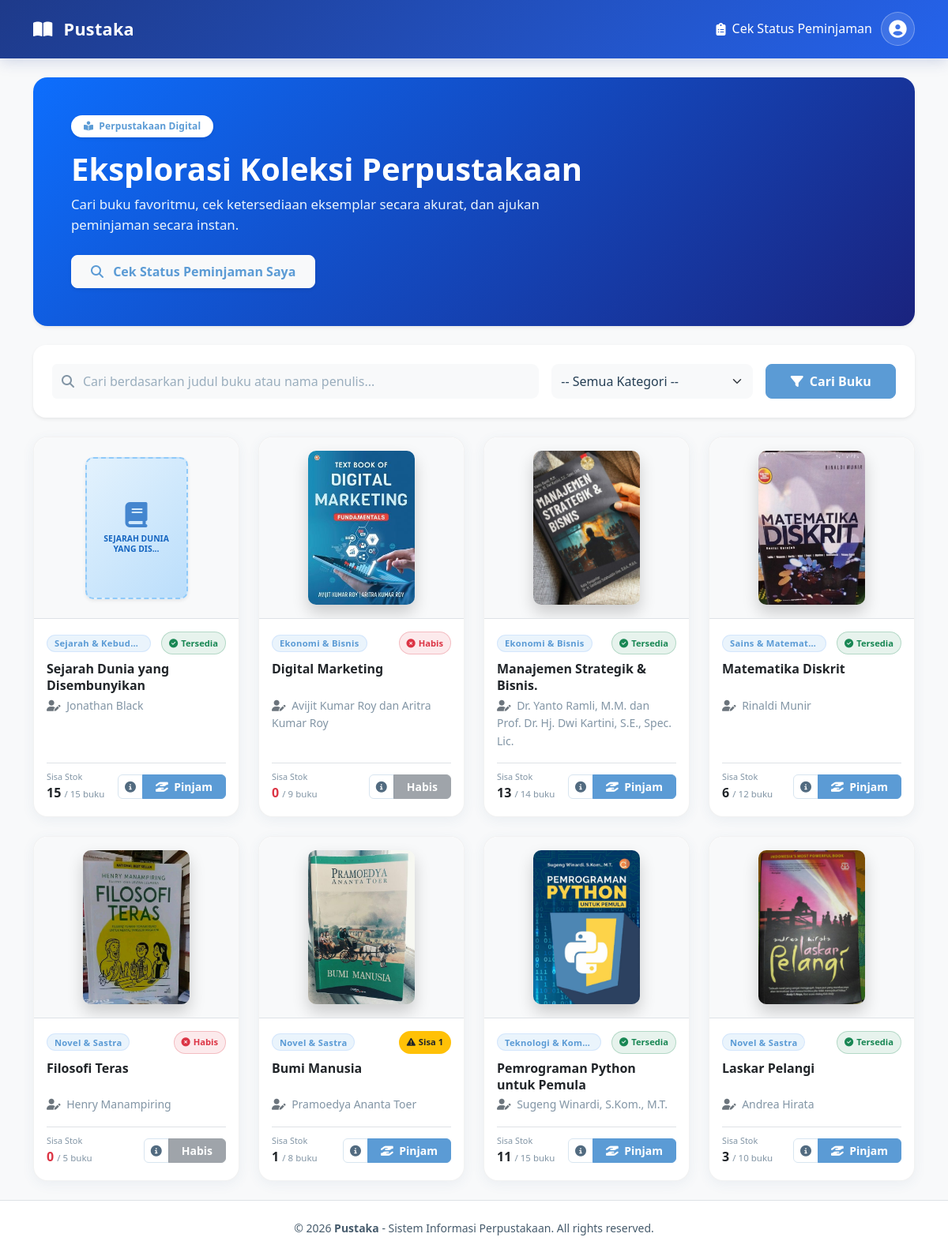
The page / on the database its author committed.
### tables this page shows
CREATE TABLE `buku` (
  `id_buku` int(11) NOT NULL,
  `id_kategori` int(11) NOT NULL,
  `judul_buku` varchar(255) NOT NULL,
  `penulis` varchar(150) NOT NULL,
  `penerbit` varchar(150) DEFAULT NULL,
  `cover_buku` varchar(255) DEFAULT 'cover-default.jpg',
  `stok_total` int(11) NOT NULL DEFAULT 1,
  `stok_tersedia` int(11) NOT NULL DEFAULT 1,
  `created_at` timestamp NOT NULL DEFAULT current_timestamp(),
  `gambar` varchar(255) DEFAULT NULL
);

CREATE TABLE `kategori` (
  `id_kategori` int(11) NOT NULL,
  `nama_kategori` varchar(100) NOT NULL,
  `created_at` timestamp NOT NULL DEFAULT current_timestamp()
);

### index.php (the view, shortened to what this page needs)
<?php
require_once 'config/database.php';
$search      = trim($_GET['search'] ?? '');
$sql = "
    SELECT b.*, k.nama_kategori
    FROM buku b
    JOIN kategori k ON b.id_kategori = k.id_kategori
    WHERE 1=1
";
$params = [];
$sql .= " ORDER BY b.id_buku DESC";
$stmtBuku = $pdo->prepare($sql);
$stmtBuku->execute($params);
$listBuku = $stmtBuku->fetchAll();
include_once 'includes/header.php';
?>
<main class="container my-4">
    <div class="hero-banner p-4 p-md-5 mb-4 text-white shadow-sm position-relative overflow-hidden">
        <div class="row align-items-center position-relative" style="z-index: 2;">
            <div class="col-md-8">
                <span class="badge bg-white text-primary px-3 py-2 rounded-pill fw-bold mb-3 shadow-sm">
                    <i class="fas fa-book-open-reader me-1"></i> Perpustakaan Digital
                </span>
                <h1 class="display-6 fw-bold mb-2">Eksplorasi Koleksi Perpustakaan</h1>
                <p class="lead mb-4 opacity-90" style="font-size: 1.05rem;">Cari buku favoritmu, cek ketersediaan eksemplar secara akurat, dan ajukan peminjaman secara instan.</p>
                <a href="cek_status.php" class="btn btn-light text-primary fw-bold px-4 py-2 rounded-3 shadow-sm">
                    <i class="fas fa-search me-2"></i> Cek Status Peminjaman Saya
                </a>
            </div>
            <div class="col-md-4 text-center d-none d-md-block opacity-25">
            </div>
        </div>
    </div>
    <div class="card shadow-sm border-0 rounded-4 mb-4">
        <div class="card-body p-3 p-md-4">
            <form method="GET" action="index.php" class="row g-3">
                <div class="col-md-7">
                    <div class="input-group">
                        <span class="input-group-text bg-light border-0"><i class="fas fa-search text-muted"></i></span>
                        <input type="text" name="search" class="form-control bg-light border-0 ps-0" placeholder="Cari berdasarkan judul buku atau nama penulis..." value="<?= htmlspecialchars($search); ?>">
                    </div>
                </div>
                <div class="col-md-3">
                    <select name="kategori" class="form-select bg-light border-0">
                        <option value="0">-- Semua Kategori --</option>
                    </select>
                </div>
                <div class="col-md-2 d-grid">
                    <button type="submit" class="btn btn-primary rounded-3 fw-semibold">
                        <i class="fas fa-filter me-1"></i> Cari Buku
                    </button>
                </div>
            </form>
        </div>
    </div>
    <div class="row row-cols-1 row-cols-sm-2 row-cols-md-3 row-cols-lg-4 g-4">
        <?php if (empty($listBuku)): ?>
            <div class="col-12 w-100">
                <div class="text-center py-5 bg-white rounded-4 border">
                    <i class="fas fa-book-skull fa-3x text-muted mb-3 opacity-50"></i>
                    <h5 class="fw-semibold text-secondary">Buku Tidak Ditemukan</h5>
                    <p class="text-muted small">Coba cari dengan kata kunci lain atau pilih kategori yang berbeda.</p>
                </div>
            </div>
        <?php else: ?>
            <?php foreach ($listBuku as $buku): ?>
                <?php
                    $imgPath = '';
                    if (!empty($buku['gambar'])) {
                        if (filter_var($buku['gambar'], FILTER_VALIDATE_URL)) {
                            $imgPath = $buku['gambar'];
                        } elseif (file_exists('assets/uploads/' . $buku['gambar'])) {
                            $imgPath = 'assets/uploads/' . $buku['gambar'];
                        }
                    }
                    $stokTersedia = (int)$buku['stok_tersedia'];
                    $stokTotal    = (int)$buku['stok_total'];
                ?>
                <div class="col">
                    <div class="card h-100 book-card shadow-sm overflow-hidden">
                        <div class="cover-wrapper border-bottom">
                            <?php if (!empty($imgPath)): ?>
                                <img src="<?= htmlspecialchars($imgPath); ?>" alt="Cover <?= htmlspecialchars($buku['judul_buku']); ?>" class="cover-img">
                            <?php else: ?>
                                <div class="cover-placeholder shadow-sm">
                                    <i class="fas fa-book fa-2x mb-2 opacity-75"></i>
                                    <small class="fw-bold lh-sm text-uppercase" style="font-size: 0.65rem;">
                                        <?= htmlspecialchars(mb_strimwidth($buku['judul_buku'], 0, 25, '...')); ?>
                                    </small>
                                </div>
                            <?php endif; ?>
                        </div>
                        <div class="card-body d-flex flex-column p-3">
                            <div class="d-flex justify-content-between align-items-center mb-2">
                                <span class="badge bg-primary bg-opacity-10 text-primary border border-primary border-opacity-10 rounded-pill badge-category text-truncate" style="max-width: 58%;">
                                    <?= htmlspecialchars($buku['nama_kategori']); ?>
                                </span>
                                <?php if ($stokTersedia > 2): ?>
                                    <span class="badge-status bg-success bg-opacity-10 text-success border border-success border-opacity-25">
                                        <i class="fas fa-circle-check me-1"></i>Tersedia
                                    </span>
                                <?php elseif ($stokTersedia > 0): ?>
                                    <span class="badge-status bg-warning bg-opacity-15 text-dark border border-warning border-opacity-50">
                                        <i class="fas fa-triangle-exclamation me-1"></i>Sisa <?= $stokTersedia; ?>
                                    </span>
                                <?php else: ?>
                                    <span class="badge-status bg-danger bg-opacity-10 text-danger border border-danger border-opacity-25">
                                        <i class="fas fa-circle-xmark me-1"></i>Habis
                                    </span>
                                <?php endif; ?>
                            </div>
                            <h6 class="card-title fw-bold text-dark mb-1 text-truncate-2" style="min-height: 2.6rem; line-height: 1.3;" title="<?= htmlspecialchars($buku['judul_buku']); ?>">
                                <?= htmlspecialchars($buku['judul_buku']); ?>
                            </h6>
                            <p class="card-text text-muted small mb-3">
                                <i class="fas fa-user-pen me-1 text-secondary"></i> <?= htmlspecialchars($buku['penulis']); ?>
                            </p>
                            <div class="mt-auto pt-2 border-top d-flex justify-content-between align-items-center">
                                <div>
                                    <span class="text-muted d-block" style="font-size: 0.68rem;">Sisa Stok</span>
                                    <span class="fw-bold fs-6 <?= $stokTersedia > 0 ? 'text-dark' : 'text-danger'; ?>">
                                        <?= $stokTersedia; ?> <span class="text-muted fw-normal" style="font-size: 0.72rem;">/ <?= $stokTotal; ?> buku</span>
                                    </span>
                                </div>
                                <div class="btn-group">
                                    <a href="detail_buku.php?id=<?= $buku['id_buku']; ?>" class="btn btn-sm btn-outline-secondary rounded-start-2" title="Detail Buku">
                                        <i class="fas fa-info-circle"></i>
                                    </a>
                                    <?php if ($stokTersedia > 0): ?>
                                        <button type="button"
                                                class="btn btn-sm btn-primary px-3 rounded-end-2 fw-semibold"
                                                data-bs-toggle="modal"
                                                data-bs-target="#modalPinjamUniversal"
                                                data-id="<?= $buku['id_buku']; ?>"
                                                data-judul="<?= htmlspecialchars($buku['judul_buku']); ?>">
                                            <i class="fas fa-hand-holding-hand me-1"></i> Pinjam
                                        </button>
                                    <?php else: ?>
                                        <button class="btn btn-sm btn-secondary px-3 rounded-end-2" disabled>Habis</button>
                                    <?php endif; ?>
                                </div>
                            </div>
                        </div>
                    </div>
                </div>
            <?php endforeach; ?>
        <?php endif; ?>
    </div>
</main>
<?php
include_once 'includes/footer.php';
?>

### includes/header.php (shortened to what this page needs)
<!DOCTYPE html>
<html lang="id">
<head>
    <link href="https://cdn.jsdelivr.net/npm/bootstrap@5.3.0/dist/css/bootstrap.min.css" rel="stylesheet">
    <link rel="stylesheet" href="https://cdnjs.cloudflare.com/ajax/libs/font-awesome/6.4.0/css/all.min.css">
    <link rel="stylesheet" href="assets/css/style.css">
</head>
<body class="bg-light d-flex flex-column min-vh-100">
    <nav class="navbar navbar-expand-lg navbar-dark navbar-modern">
        <div class="container">
            <a class="navbar-brand" href="index.php">
                <i class="fas fa-book-open me-2"></i>
                Pustaka
            </a>
            <div class="collapse navbar-collapse" id="navbarNav">
                <ul class="navbar-nav ms-auto align-items-lg-center">
                    <li class="nav-item">
                        <a class="nav-link" href="cek_status.php">
                            <i class="fas fa-clipboard-list"></i>
                            Cek Status Peminjaman
                        </a>
                    </li>
                    <li class="nav-item">
                        <a
                            href="admin/login.php"
                            class="btn-profile"
                            title="Login Admin"
                            aria-label="Login Admin"
                        >
                            <i class="fas fa-user-circle"></i>
                        </a>
                    </li>
                </ul>
            </div>
        </div>
    </nav>
    <main class="flex-grow-1">

### includes/footer.php (shortened to what this page needs)
    <footer class="mt-auto py-4 bg-white border-top">
        <div class="container text-center text-muted small">
            <p class="mb-0">&copy; <?= date('Y'); ?> <strong>Pustaka</strong> - Sistem Informasi Perpustakaan. All rights reserved.</p>
        </div>
    </footer>
</body>
</html>

### assets/css/style.css (style rules this page uses)
:root { --primary-color: #5B9BD5; --primary-hover: #3D7FBA; --primary-soft: #EAF4FC; --dark-color: #263F55; --text-color: #465B6C; --muted-color: #8295A5; --light-bg: #F3F8FC; --white-color: #ffffff; --border-color: #DFEAF3; --card-radius: 16px; --card-shadow: 0 4px 16px rgba(55, 100, 140, 0.07); --card-hover-shadow: 0 12px 28px rgba(55, 100, 140, 0.13); --transition: all 0.25s ease; }
html { scroll-behavior: smooth; }
body { font-family: 'Segoe UI', Tahoma, Geneva, Verdana, sans-serif; background-color: var(--light-bg); color: var(--text-color); display: flex; flex-direction: column; min-height: 100vh; line-height: 1.6; -webkit-font-smoothing: antialiased; }
main { flex: 1 0 auto; }
footer { margin-top: auto; }
h1, h2, h3, h4, h5, h6 { color: var(--dark-color); font-weight: 700; line-height: 1.35; }
p { color: var(--text-color); }
.text-muted { color: var(--muted-color) !important; }
.navbar { background: linear-gradient(90deg, #6CAFE5, #438BD0); box-shadow: 0 3px 14px rgba(55, 100, 140, 0.15); }
.navbar-brand { color: #ffffff !important; font-weight: 750; letter-spacing: 0.2px; }
.navbar .nav-link { color: #ffffff !important; transition: var(--transition); }
.btn { border-radius: 9px; font-weight: 600; transition: var(--transition); }
.btn-primary { background-color: var(--primary-color); border-color: var(--primary-color); color: #ffffff; }
.btn-outline-secondary { border-color: #D8E5F0; color: #526B80; }
.card { background-color: var(--white-color); border: 1px solid var(--border-color); border-radius: var(--card-radius); box-shadow: var(--card-shadow); transition: transform 0.25s ease, box-shadow 0.25s ease, border-color 0.25s ease; overflow: hidden; }
.book-card { height: 100%; border: 1px solid var(--border-color) !important; border-radius: var(--card-radius) !important; background-color: var(--white-color); box-shadow: var(--card-shadow) !important; overflow: hidden; }
.book-card .card-body { padding: 18px; }
.book-card .card-title { color: var(--dark-color); font-weight: 700; }
.book-card .card-text { color: var(--muted-color); }
.book-card img { transition: transform 0.3s ease; }
.badge { font-weight: 600; padding: 0.5em 0.75em; letter-spacing: 0.1px; }
.bg-primary { background-color: var(--primary-color) !important; }
.bg-primary.bg-opacity-10 { background-color: var(--primary-soft) !important; }
.text-primary { color: var(--primary-color) !important; }
.form-control, .form-select { color: var(--dark-color); border: 1px solid #D7E5F0; border-radius: 9px; min-height: 44px; transition: var(--transition); }
.form-control::placeholder { color: #9AAEBE; }
.input-group-text { border-color: #D7E5F0; background-color: #F5F9FD; }
a { transition: color 0.2s ease; }
a:not(.btn) { text-underline-offset: 3px; }
.hero h1, .hero-section h1, .hero-banner h1, .hero-content h1, .banner h1 { color: #ffffff !important; }
.hero p, .hero-section p, .hero-banner p, .hero-content p, .banner p { color: #EAF4FC; }

### includes/header.php (style rules this page uses)
.navbar-modern { position: relative; z-index: 1050; background: linear-gradient(135deg, #1e3a8a, #2563eb); box-shadow: 0 4px 18px rgba(30, 58, 138, 0.18); padding: 14px 0; }
.navbar-modern .navbar-brand { color: #fff; font-size: 1.35rem; font-weight: 700; letter-spacing: .3px; }
.navbar-modern .navbar-collapse { position: relative; z-index: 1051; }
.navbar-modern .navbar-nav, .navbar-modern .nav-item, .navbar-modern .nav-link { position: relative; z-index: 1052; pointer-events: auto; }
.navbar-modern .nav-link { display: inline-flex; align-items: center; gap: 8px; color: rgba(255, 255, 255, .85); padding: 10px 14px; margin: 0 3px; border-radius: 10px; font-weight: 500; transition: all .25s ease; cursor: pointer; }
.navbar-modern .btn-profile { display: inline-flex; align-items: center; justify-content: center; width: 43px; height: 43px; padding: 0; border-radius: 50%; background: rgba(255, 255, 255, .12); color: #fff; border: 1px solid rgba(255, 255, 255, .3); font-size: 1.4rem; text-decoration: none; transition: all .25s ease; }

### rows shown on the page
buku: judul_buku "SEJARAH DUNIA YANG DIS...", id_kategori.nama_kategori "Sejarah & Kebud…", shows "Tersedia", judul_buku "Sejarah Dunia yang Disembunyikan", penulis "Jonathan Black", stok_tersedia "15", stok_total "15"
buku: gambar (picture), id_kategori.nama_kategori "Ekonomi & Bisnis", shows "Habis", judul_buku "Digital Marketing", penulis "Avijit Kumar Roy dan Aritra Kumar Roy", stok_tersedia "0", stok_total "9"
buku: gambar (picture), id_kategori.nama_kategori "Ekonomi & Bisnis", shows "Tersedia", judul_buku "Manajemen Strategik & Bisnis.", penulis "Dr. Yanto Ramli, M.M. dan Prof. Dr. Hj. Dwi Kartini, S.E., Spec. Lic.", stok_tersedia "13", stok_total "14"
buku: gambar (picture), id_kategori.nama_kategori "Sains & Matemat…", shows "Tersedia", judul_buku "Matematika Diskrit", penulis "Rinaldi Munir", stok_tersedia "6", stok_total "12"
buku: gambar (picture), id_kategori.nama_kategori "Novel & Sastra", shows "Habis", judul_buku "Filosofi Teras", penulis "Henry Manampiring", stok_tersedia "0", stok_total "5"
buku: gambar (picture), id_kategori.nama_kategori "Novel & Sastra", stok_tersedia "1", judul_buku "Bumi Manusia", penulis "Pramoedya Ananta Toer", stok_total "8"
buku: gambar (picture), id_kategori.nama_kategori "Teknologi & Kom…", shows "Tersedia", judul_buku "Pemrograman Python untuk Pemula", penulis "Sugeng Winardi, S.Kom., M.T.", stok_tersedia "11", stok_total "15"
buku: gambar (picture), id_kategori.nama_kategori "Novel & Sastra", shows "Tersedia", judul_buku "Laskar Pelangi", penulis "Andrea Hirata", stok_tersedia "3", stok_total "10"
